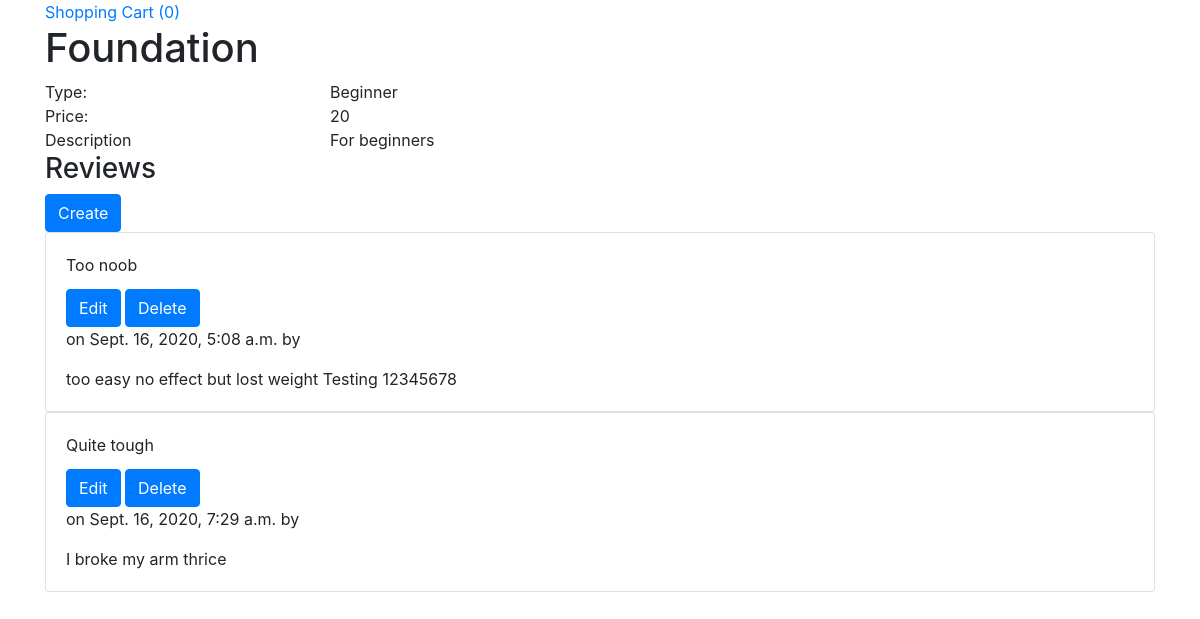
Screenshot of /products/exercise/details/2 with the database file from the repository.
### products/models.py (models this page shows, shortened)
class Exercise(models.Model):
    title = models.CharField(blank=False, max_length=255)
    description = models.CharField(blank=False, max_length=255)
    price = models.PositiveIntegerField(blank=False)
    exercise_type = models.ForeignKey(ExerciseType, on_delete=models.CASCADE)

class ExerciseType(models.Model):
    type = models.CharField(blank=False, max_length=100)
    def __str__(self):
        return self.type

### reviews/models.py (models this page shows, shortened)
class ExerciseReview(models.Model):
    title = models.CharField(blank=False, max_length=255)
    content = models.TextField(blank=False, max_length=255)
    datetime = models.DateTimeField(auto_now=True)
    exercise = models.ForeignKey(Exercise, on_delete=models.CASCADE)
    customer = models.ForeignKey(User, on_delete=models.CASCADE)

### products/views.py (the view)
def view_exercise_details(request, exercise_id):
    exercise_model = get_object_or_404(Exercise, pk=exercise_id)
    return render(request, 'products/exercise_details.template.html', {
        "exercise": exercise_model
    })

### cart/contexts.py (called while the page is built)
def cart_contents(request):
    cart = request.session.get("shopping_cart", {})
    return {
        "cart": cart,
        "number_of_items": len(cart)
    }

### products/templates/products/exercise_details.template.html (shortened to what this page needs)
{% extends 'base.template.html' %}
{% block content %}
<h1>{{exercise.title}}</h1>
<div class="row">
  <div class="col-3">
    Type:
  </div>
  <div class="col">
    {{exercise.exercise_type}}
  </div>
</div>
<div class="row">
  <div class="col-3">
    Price:
  </div>
  <div class="col">
    {{exercise.price}}
  </div>
</div>
<div class="row">
  <div class="col-3">Description</div>
  <div class="col">{{exercise.description}}</div>
</div>
<h3>Reviews</h3>
<a class="btn btn-primary" href="{% url 'create_exercise_review_route' exercise_id=exercise.id %}">Create</a>
{% for r in exercise.exercisereview_set.all %}
<div class="card">
  <div class="card-body">
    <div class="card-title">{{r.title}}</div>
    <a class="btn btn-primary" href="{% url 'update_exercise_review_route' exercisereview_id=r.id %}">Edit</a>
    <a class="btn btn-primary" href="{% url 'delete_exercise_review_route' exercisereview_id=r.id %}">Delete</a>
    <p>on {{r.datetime}} by {{r.customer.first_name}} {{r.customer.last_name}}</p>
    <div>
      {{r.content}}
    </div>
  </div>
</div>
{% endfor %}
{% endblock%}

### rows the page displays
Exercise: title "Foundation", exercise_type "Beginner", price "20", description "For beginners"
ExerciseReview: title "Too noob", datetime "Sept. 16, 2020, 5:08 a.m.", content "too easy no effect but lost weight Testing 12345678"
ExerciseReview: title "Quite tough", datetime "Sept. 16, 2020, 7:29 a.m.", content "I broke my arm thrice"

### other values shown
{{ number_of_items }} "0"
